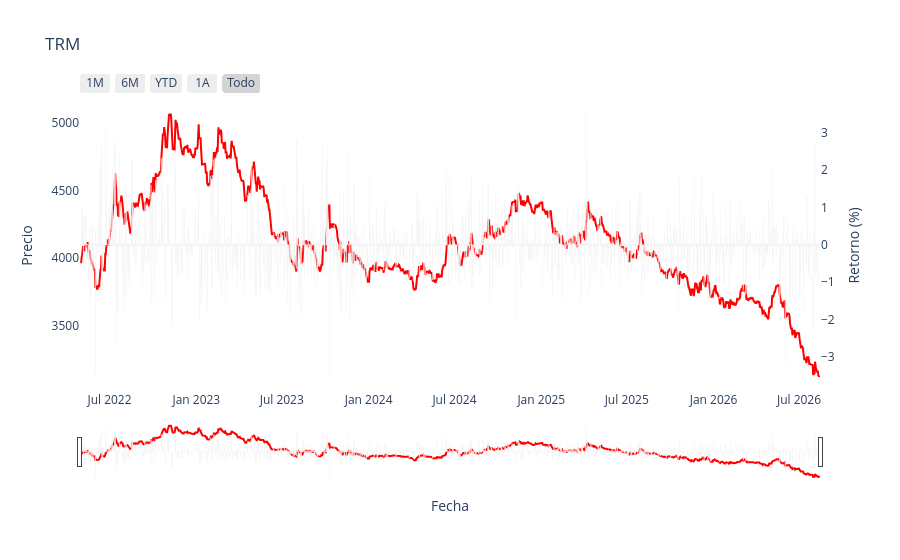

Here is the notebook cell this chart was saved with:
### Code cell
plotly_oneplot(data = fullTRM, x_col="fecha", y_col="valor", plot_title="TRM", color_in="red")

### Figure 1 — Plotly figure (JSON) as saved in the notebook; plotly's stock layout.template omitted (floating-point values rounded to 4 significant figures; data arrays with more than 128 entries replaced by an {"elided": "..."} marker saying what was removed)
{"data": [{"line": {"color": "red", "dash": "solid"}, "mode": "lines", "name": "valor", "type": "scatter", "x": {"elided": "1568 str values"}, "y": {"elided": "1568 float values"}}, {"marker": {"color": "rgba(128, 128, 128, 0.4)"}, "name": "Retorno (%)", "type": "bar", "x": {"elided": "1568 str values"}, "y": {"elided": "1568 float values"}, "yaxis": "y2"}], "layout": {"hovermode": "x unified", "legend": {"orientation": "h", "x": 0.5, "xanchor": "center", "y": -0.2, "yanchor": "top"}, "title": {"text": "TRM"}, "xaxis": {"rangeselector": {"buttons": [{"count": 1, "label": "1M", "step": "month", "stepmode": "backward"}, {"count": 6, "label": "6M", "step": "month", "stepmode": "backward"}, {"count": 1, "label": "YTD", "step": "year", "stepmode": "todate"}, {"count": 1, "label": "1A", "step": "year", "stepmode": "backward"}, {"label": "Todo", "step": "all"}]}, "rangeslider": {"visible": true}, "title": {"text": "Fecha"}, "type": "date"}, "yaxis": {"autorange": true, "fixedrange": false, "showgrid": false, "title": {"text": "Precio"}}, "yaxis2": {"autorange": true, "fixedrange": false, "overlaying": "y", "showgrid": false, "side": "right", "title": {"text": "Retorno (%)"}, "zeroline": true}}}
